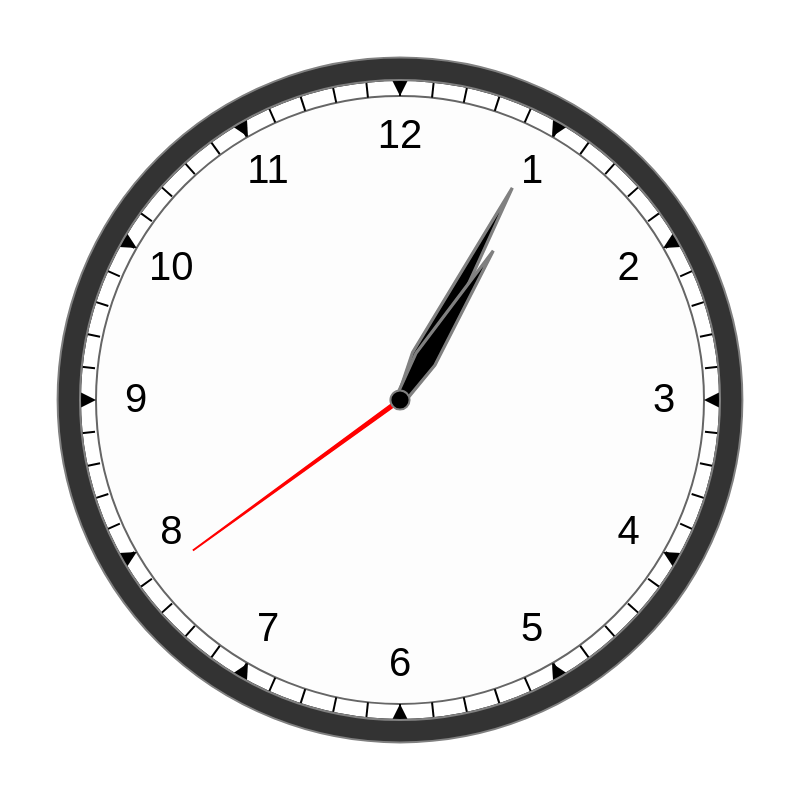

The Vega-Lite source for this figure:
### Vega specification from a JSON file in a GitHub repository (floating-point values rounded to 4 significant figures)
{"$schema": "https://vega.github.io/schema/vega/v5.json", "description": "A circular clock visualization showing the current time.", "width": 400, "height": 400, "signals": [{"name": "centerX", "init": "width/2"}, {"name": "centerY", "init": "height/2"}, {"name": "radiusRef", "init": "min(width,height)*0.8"}, {"name": "sizeFactor", "init": "radiusRef/400"}, {"name": "outerRadius", "init": "radiusRef/2"}, {"name": "innerRadius", "init": "radiusRef/2 - (10 * sizeFactor)"}, {"name": "currentDate", "init": "now()", "on": [{"events": {"type": "timer", "throttle": 1000}, "update": "now()"}]}, {"name": "currentHour", "init": "hours(currentDate)+minutes(currentDate)/60", "on": [{"events": {"signal": "currentDate"}, "update": "hours(currentDate)+minutes(currentDate)/60"}]}, {"name": "currentMinute", "init": "minutes(currentDate)+seconds(currentDate)/60", "on": [{"events": {"signal": "currentDate"}, "update": "minutes(currentDate)+seconds(currentDate)/60"}]}, {"name": "currentSecond", "init": "seconds(currentDate)", "on": [{"events": {"signal": "currentDate"}, "update": "seconds(currentDate)"}]}], "data": [{"name": "hours", "transform": [{"type": "sequence", "start": 0, "stop": 12, "step": 1, "as": "hour"}, {"type": "formula", "expr": "centerX - cos(PI/2 + (datum.hour * PI/6)) * (outerRadius - (outerRadius-innerRadius)/2)", "as": "x"}, {"type": "formula", "expr": "centerY - sin(PI/2 + (datum.hour * PI/6)) * (outerRadius - (outerRadius-innerRadius)/2)", "as": "y"}, {"type": "formula", "expr": "centerX - cos(PI/2 + (datum.hour * PI/6)) * (innerRadius - 25 * max(sizeFactor, 0.4))", "as": "xHour"}, {"type": "formula", "expr": "centerY - sin(PI/2 + (datum.hour * PI/6)) * (innerRadius - 25 * max(sizeFactor, 0.4))", "as": "yHour"}]}, {"name": "minutes", "transform": [{"type": "sequence", "start": 0, "stop": 60, "step": 1, "as": "minute"}, {"type": "formula", "expr": "centerX - cos(PI/2 + (datum.minute * PI/30)) * (outerRadius - (outerRadius-innerRadius)/3)", "as": "x"}, {"type": "formula", "expr": "centerY - sin(PI/2 + (datum.minute * PI/30)) * (outerRadius - (outerRadius-innerRadius)/2)", "as": "y"}]}], "scales": [{"name": "hourScale", "domain": {"data": "hours", "field": "hour"}, "range": [0, {"signal": "2*PI"}]}, {"name": "minutesScale", "domain": {"data": "minutes", "field": "minute"}, "range": [0, {"signal": "2*PI"}]}], "marks": [{"type": "arc", "encode": {"enter": {"x": {"signal": "centerX"}, "y": {"signal": "centerY"}, "startAngle": {"value": 0}, "endAngle": {"signal": "2*PI"}, "outerRadius": {"signal": "outerRadius"}, "fill": {"value": "transparent"}, "stroke": {"value": "black"}}}}, {"type": "arc", "encode": {"enter": {"x": {"signal": "centerX"}, "y": {"signal": "centerY"}, "startAngle": {"value": 0}, "endAngle": {"signal": "2*PI"}, "outerRadius": {"signal": "innerRadius"}, "fill": {"value": "#FCFCFC"}, "opacity": {"value": 0.6}, "stroke": {"value": "black"}}}}, {"type": "symbol", "from": {"data": "minutes"}, "encode": {"enter": {"size": {"signal": "pow(2*sizeFactor, 2)"}, "x": {"field": "x"}, "y": {"field": "y"}, "angle": {"signal": "datum.minute*6"}, "shape": {"value": "m 0 -5 v 10"}, "stroke": {"value": "black"}}}}, {"type": "symbol", "from": {"data": "hours"}, "encode": {"enter": {"size": {"signal": "pow(2*sizeFactor, 2)"}, "angle": {"signal": "datum.hour*30"}, "shape": {"value": "m -5 -5 h 10 l -5 10 l -5 -10 Z"}, "x": {"field": "x"}, "y": {"field": "y"}, "fill": {"value": "black"}}}}, {"type": "text", "from": {"data": "hours"}, "encode": {"enter": {"x": {"field": "xHour"}, "y": {"field": "yHour"}, "align": {"value": "center"}, "baseline": {"value": "middle"}, "text": {"signal": "datum.hour === 0 ? 12 : datum.hour"}, "fontSize": {"signal": "25*max(sizeFactor, 0.4)"}}}}, {"type": "symbol", "encode": {"enter": {"size": {"signal": "pow(2*sizeFactor, 2)"}, "shape": {"value": "M 0 0 h-1 l 1 -160 l 1 160 h-1"}, "x": {"signal": "centerX"}, "y": {"signal": "centerY"}, "fill": {"value": "red"}, "stroke": {"value": "red"}, "strokeSize": {"value": 2}, "strokeCap": {"value": "round"}}, "update": {"angle": {"signal": "currentSecond*6"}}}}, {"type": "symbol", "encode": {"enter": {"size": {"signal": "pow(2*sizeFactor, 2)"}, "shape": {"value": "M 0 0 h -2 l -5 -30 l 7 -120 l 7 120 l -5 30 h -2 "}, "x": {"signal": "centerX"}, "y": {"signal": "centerY"}, "fill": {"value": "black"}, "stroke": {"value": "grey"}, "strokeCap": {"value": "round"}, "strokeWidth": {"signal": "2* min(sizeFactor, 1)"}}, "update": {"angle": {"signal": "currentMinute*6"}}}}, {"type": "symbol", "encode": {"enter": {"size": {"signal": "pow(2*sizeFactor, 2)"}, "shape": {"value": "M 0 0 h-3 l -4 -30 l 7 -80 l 7 80 l -4 30 h -3"}, "x": {"signal": "centerX"}, "y": {"signal": "centerY"}, "fill": {"value": "black"}, "stroke": {"value": "grey"}, "strokeCap": {"value": "round"}, "strokeWidth": {"signal": "2* min(sizeFactor, 1)"}, "zIndex": {"value": 1}}, "update": {"angle": {"signal": "currentHour*30"}}}}, {"type": "arc", "encode": {"enter": {"x": {"signal": "centerX"}, "y": {"signal": "centerY"}, "startAngle": {"value": 0}, "endAngle": {"signal": "2*PI"}, "outerRadius": {"signal": "6*sizeFactor"}, "fill": {"value": "black"}, "stroke": {"value": "grey"}, "zIndex": {"value": 1}}}}, {"type": "arc", "encode": {"enter": {"x": {"signal": "centerX"}, "y": {"signal": "centerY"}, "startAngle": {"value": 0}, "endAngle": {"signal": "2*PI"}, "innerRadius": {"signal": "outerRadius"}, "outerRadius": {"signal": "outerRadius + 14 * sizeFactor"}, "fill": {"value": "#333"}, "stroke": {"value": "grey"}}}}]}
